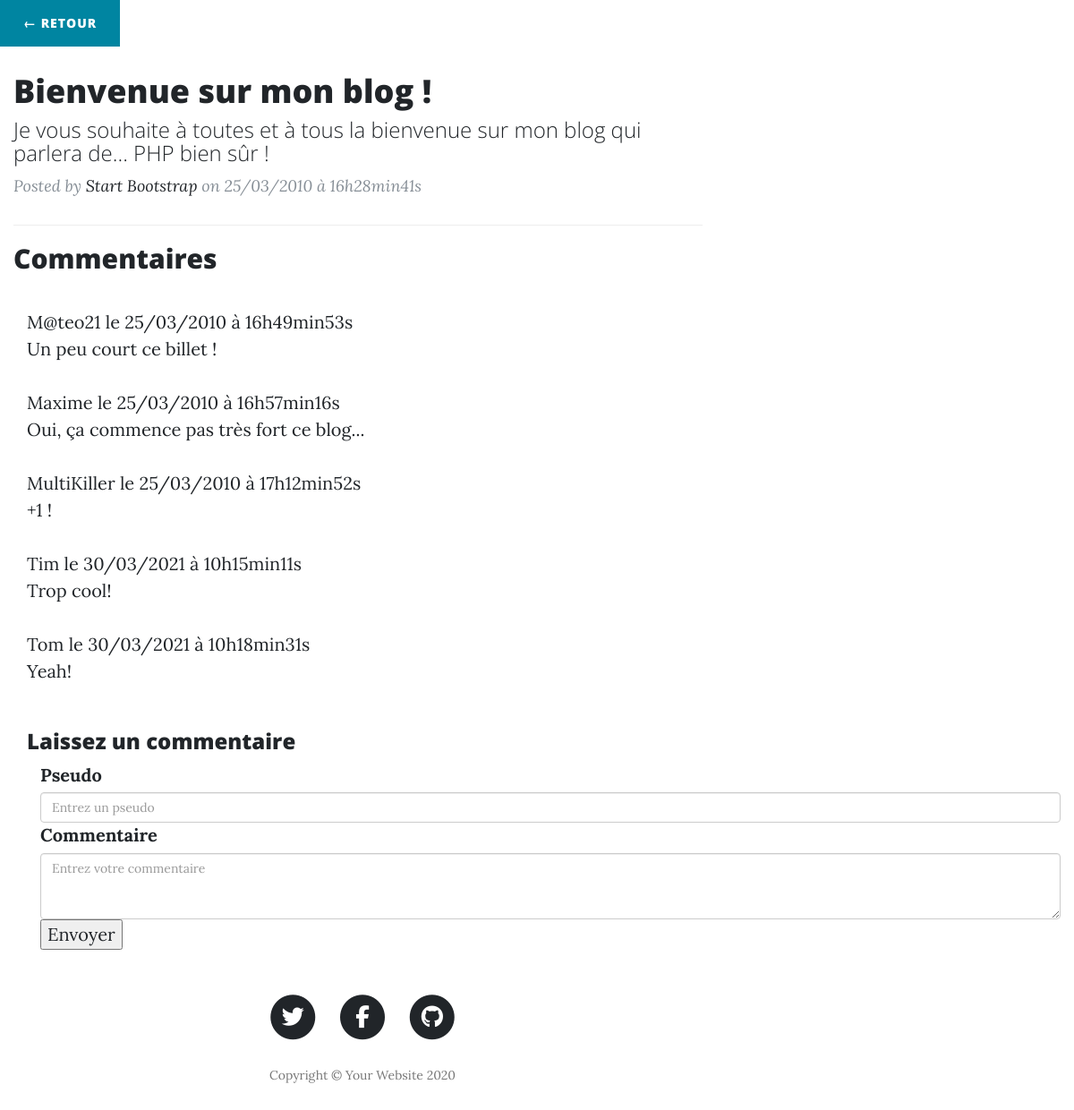
The page /commentaires.php?billet=1 on the database its author committed.
### tables this page shows
CREATE TABLE `billets` (
  `id` int(11) NOT NULL,
  `titre` varchar(255) NOT NULL,
  `contenu` text NOT NULL,
  `date_creation` datetime NOT NULL
);

CREATE TABLE `commentaires` (
  `id` int(11) NOT NULL,
  `id_billet` int(11) NOT NULL,
  `auteur` varchar(255) NOT NULL,
  `commentaire` text NOT NULL,
  `date_commentaire` datetime NOT NULL
);

### commentaires.php (the view, shortened to what this page needs)
<?php
require_once 'head.php';
include_once 'src/connect.php';
?>
<div class="clearfix">
    <a class="btn btn-primary float-left" href="index.php"> &larr; retour</a>
</div>
<?php
$req = $bdd->prepare('SELECT id, titre, contenu, DATE_FORMAT(date_creation, \'%d/%m/%Y à %Hh%imin%ss\') AS date_creation_fr FROM billets WHERE id = ? ');
$req->execute(array($_GET['billet']));
$donnees = $req->fetch();
if(empty($donnees)){
    echo 'Ce billet n\'existe pas !';
    exit();
} else{
?>
<div class="col-lg-8 col-md-10 mx-auto">
    <div class="post-preview">
        <a href="index.php">
            <h2 class="post-title">
            <?php echo htmlspecialchars($donnees['titre']); ?>
            </h2>
            <h3 class="post-subtitle">
            <?php echo htmlspecialchars($donnees['contenu']); ?>
            </h3>
        </a>
        <p class="post-meta">Posted by
            <a href="#">Start Bootstrap</a>
            on <?php echo $donnees['date_creation_fr']; ?></p>
    </div>
    <hr>
    <h2>Commentaires</h2>
    <div class="container mx-auto">
            <?php
            }
            $req = $bdd->prepare('SELECT auteur, commentaire, DATE_FORMAT(date_commentaire, \'%d/%m/%Y à %Hh%imin%ss\') AS date_commentaire_fr FROM commentaires WHERE id_billet = ? ORDER BY date_commentaire');
            $req->execute(array($_GET['billet']));
            while ($donnees = $req->fetch())
            {
            ?>
            <p>
                <?php echo htmlspecialchars($donnees['auteur']).' le '.$donnees['date_commentaire_fr'] . '<br />' . htmlspecialchars($donnees['commentaire']); ?>
            </p>
    <?php
    }
    ?>
    </div>
    <div class="container mx-auto">
        <h3>Laissez un commentaire</h3>
        <form action="commentaires_post.php" method="POST" class="container mx-auto ">
        <div class="mb-3">
            <label for="auteur" class="form-label">Pseudo</label>
            <input type="text" class="form-control" name="auteur" id="auteur" placeholder="Entrez un pseudo">
        </div>
        <div class="mb-3">
            <label for="commentaire" class="form-label">Commentaire</label>
            <textarea class="form-control" name ="commentaire" id="commentaire" rows="3" placeholder="Entrez votre commentaire"></textarea>
        </div>
        <input type="submit" value="Envoyer">
        </form>
    </div>
<?php
require_once 'footer.php';
?>

### head.php (shortened to what this page needs)
<!DOCTYPE html>
<html lang="fr">
<head>
  <link href="vendor/bootstrap/css/bootstrap.min.css" rel="stylesheet">
  <link href="vendor/fontawesome-free/css/all.min.css" rel="stylesheet" type="text/css">
  <link href="css/clean-blog.min.css" rel="stylesheet">
  <link href="css/blog.css" rel="stylesheet">
</head>
<body>

### footer.php
 <footer>
    <div class="container">
      <div class="row">
        <div class="col-lg-8 col-md-10 mx-auto">
          <ul class="list-inline text-center">
            <li class="list-inline-item">
              <a href="#">
                <span class="fa-stack fa-lg">
                  <i class="fas fa-circle fa-stack-2x"></i>
                  <i class="fab fa-twitter fa-stack-1x fa-inverse"></i>
                </span>
              </a>
            </li>
            <li class="list-inline-item">
              <a href="#">
                <span class="fa-stack fa-lg">
                  <i class="fas fa-circle fa-stack-2x"></i>
                  <i class="fab fa-facebook-f fa-stack-1x fa-inverse"></i>
                </span>
              </a>
            </li>
            <li class="list-inline-item">
              <a href="#">
                <span class="fa-stack fa-lg">
                  <i class="fas fa-circle fa-stack-2x"></i>
                  <i class="fab fa-github fa-stack-1x fa-inverse"></i>
                </span>
              </a>
            </li>
          </ul>
          <p class="copyright text-muted">Copyright &copy; Your Website 2020</p>
        </div>
      </div>
    </div>
  </footer>
</body>
</html>

### rows shown on the page
billets: titre "Bienvenue sur mon blog !", contenu "Je vous souhaite à toutes et à tous la bienvenue sur mon blog qui parlera de... PHP bien sûr !"
commentaires: auteur "M@teo21", date_commentaire_fr "25/03/2010 à 16h49min53s", commentaire "Un peu court ce billet !"
commentaires: auteur "Maxime", date_commentaire_fr "25/03/2010 à 16h57min16s", commentaire "Oui, ça commence pas très fort ce blog..."
commentaires: auteur "MultiKiller", date_commentaire_fr "25/03/2010 à 17h12min52s", commentaire "+1 !"
commentaires: auteur "Tim", date_commentaire_fr "30/03/2021 à 10h15min11s", commentaire "Trop cool!"
commentaires: auteur "Tom", date_commentaire_fr "30/03/2021 à 10h18min31s", commentaire "Yeah!"

### other values the page prints
$donnees['date_creation_fr'] "25/03/2010 à 16h28min41s"
